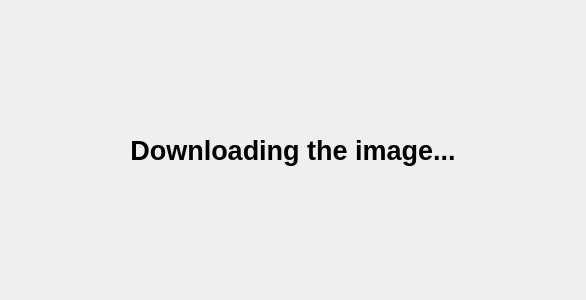
<?xml version="1.0" encoding="UTF-8"?>
<ui version="4.0">
 <class>ScreenShotWidget</class>
 <widget class="QWidget" name="ScreenShotWidget">
  <property name="geometry">
   <rect>
    <x>0</x>
    <y>0</y>
    <width>586</width>
    <height>300</height>
   </rect>
  </property>
  <property name="minimumSize">
   <size>
    <width>0</width>
    <height>290</height>
   </size>
  </property>
  <property name="windowTitle">
   <string>Form</string>
  </property>
  <layout class="QVBoxLayout" name="verticalLayout">
   <item>
    <widget class="QLabel" name="label">
     <property name="font">
      <font>
       <pointsize>20</pointsize>
       <weight>75</weight>
       <bold>true</bold>
      </font>
     </property>
     <property name="text">
      <string>Downloading the image...</string>
     </property>
     <property name="alignment">
      <set>Qt::AlignCenter</set>
     </property>
    </widget>
   </item>
  </layout>
 </widget>
 <resources/>
 <connections/>
</ui>
